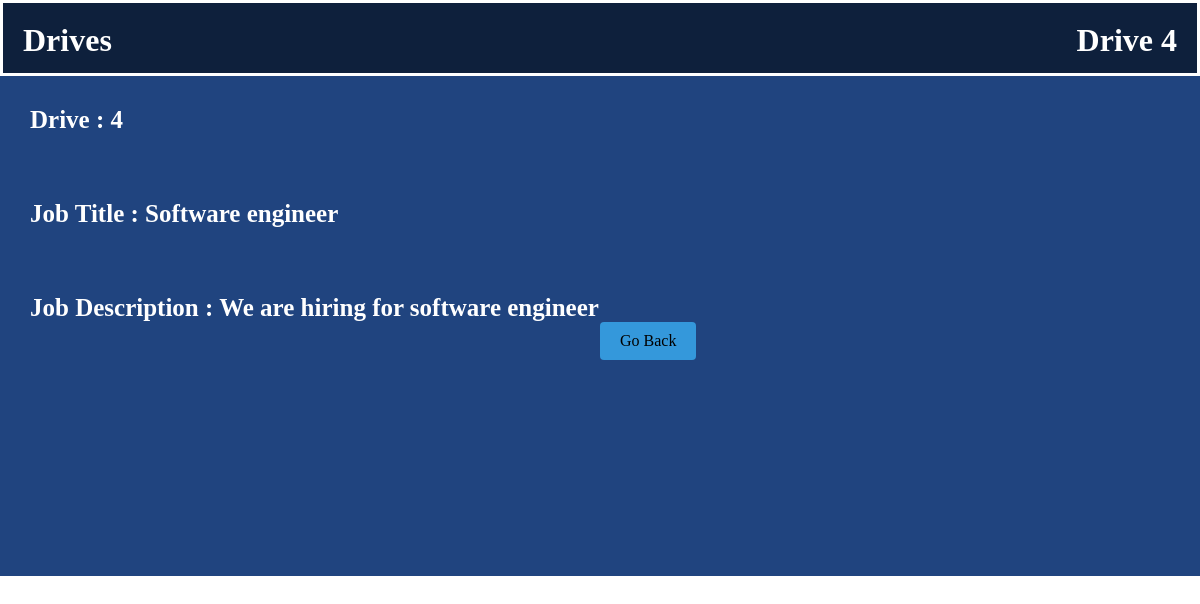
The page /view_details/4 on the database its author committed.
### models.py (models this page shows)
class Drive(db.Model):
    __tablename__ = 'drive'
    id = db.Column(db.Integer , primary_key=True)
    user_id = db.Column(db.Integer , db.ForeignKey('users.id') , nullable=False)
    drive_name = db.Column(db.String(100) , nullable=False)
    company_id = db.Column(db.Integer , nullable=False)
    job_title = db.Column(db.String(100) , nullable=False)
    job_description = db.Column(db.String(100) , nullable=True)
    eligibilty = db.Column(db.String(100) , nullable=False)
    deadline = db.Column(db.DateTime)
    status = db.Column(db.String , default="pending")
    user = db.relationship('User', backref='drives')

### app.py (the view)
@app.route('/view_details/<int:id>',methods=['GET','POST'])
def view_details(id):
    drive = Drive.query.filter_by(id=id).first()
    company = Profile.query.filter_by(company_id=id).first()
    return render_template('view_details.html',drive=drive,company=company)

### templates/view_details.html (shortened to what this page needs)
<!DOCTYPE html>
<html lang="en">
<head>
</head>
<body>
    <div class="container">
        <div class="main">
            <div class="banner flex">
                <h1>Drives</h1>
                <h1>{{ drive.drive_name }}</h1>
            </div>
            <div class="main-content">
                {% if drive %}
                <div class="content">
                    <h3>Drive : {{drive.id}}</h3>
                    <br><br>
                    <h3>Job Title : {{drive.job_title}}</h3>
                    <br><br>
                    <h3>Job Description : {{drive.job_description}}</h3>
                    <a href="/admin_dash">Go Back</a>
                </div>
                {% endif %}
                <div class="content">
                </div>
            </div>
        </div>
    </div>
</body>
</html>

### templates/view_details.html (style rules this page uses)
* { margin: 0; padding: 0; text-decoration: none; list-style: none; }
.flex { display: flex; justify-content: space-between; align-items: center; }
.banner { height: 70px; color: white; border: 3px solid white; background-color: rgb(14, 32, 60); }
a { display: inline-block; padding: 10px 20px; background-color: #3498db; color: black; text-decoration: none; border-radius: 4px; font-size: 1rem; text-align: center; transition: all 0.3s ease; margin-left: 600px; }
.content { background-color: rgb(32, 68, 127); height: 500px; }
h1 { padding-left: 20px; margin-top: 10px; margin-bottom: 5px; }
.content h3 { padding-top: 30px; font-weight: bold; font-size: 25px; color: white; margin-left: 30px; }
.main-content { background-color: rgb(32, 68, 127); height: 500px; display: flex; justify-content: space-between; }
.banner h1 { margin-right: 20px; }

### rows shown on the page
Drive: drive_name "Drive 4", id "4", job_title "Software engineer", job_description "We are hiring for software engineer"
